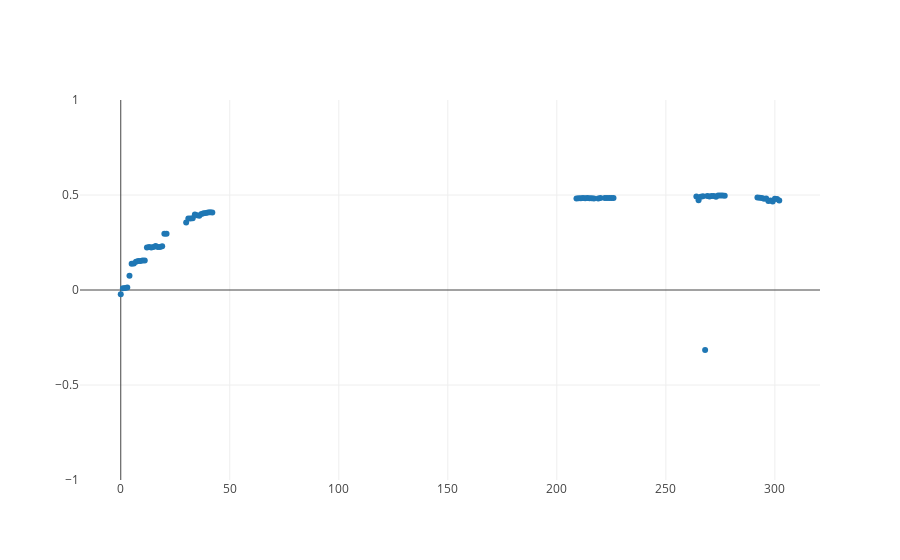

Notebook code for this chart:
### Code cell
from graph import plot, trace_values

trace_logged_scores = trace_values(x_values, y_values_log_scores)
plot([trace_logged_scores], {'yaxis': {'range': [-1, 1]}})

### Figure 1 — Plotly figure (JSON) as saved in the notebook; plotly's stock layout.template omitted (floating-point values rounded to 4 significant figures; data arrays with more than 128 entries replaced by an {"elided": "..."} marker saying what was removed)
{"data": [{"mode": "markers", "name": "data", "text": [], "type": "scatter", "uid": "12641579-9b4d-4d16-a28a-6882cc8ffe25", "x": {"elided": "303 int values"}, "y": {"elided": "303 float values"}}], "layout": {"autosize": true, "xaxis": {"autorange": true, "range": [-19.3, 321.3], "type": "linear"}, "yaxis": {"range": [-1, 1], "type": "linear"}}}
